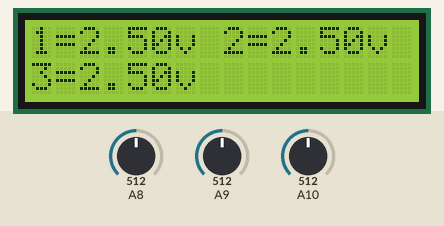
This sketch was run on a simulated Arduino Mega 2560, built with avr-gcc and run on an emulated ATmega2560. On the bench: 16×2 character LCD. Inputs (shaded band) come from the test bench; at power-on: A8 = 512, A9 = 512, A10 = 512. What the sketch prints to the serial monitor is not drawn.

Above: at 1.7 s.
1.8 s: A8 set to 716
At 4.0 s:
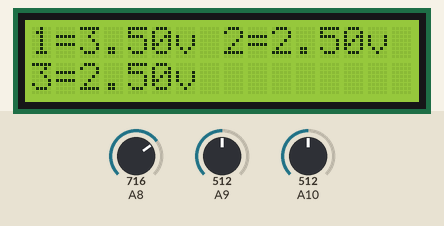
4.7 s: A9 set to 716
At 7.0 s:
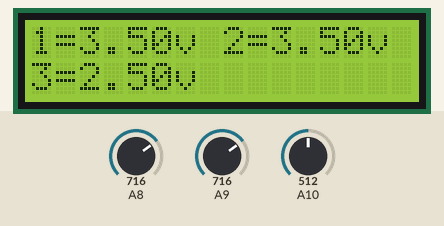
7.9 s: A10 set to 716
At 9.9 s:
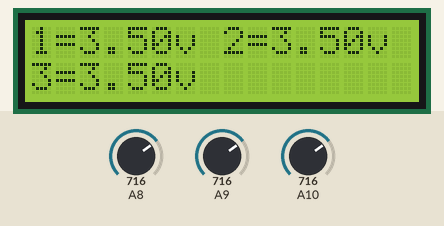
11.1 s: A8 set to 900
At 13.9 s:
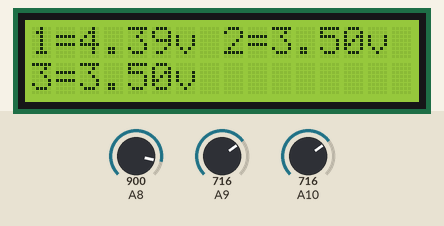
14.2 s: A9 set to 900
At 16.9 s:
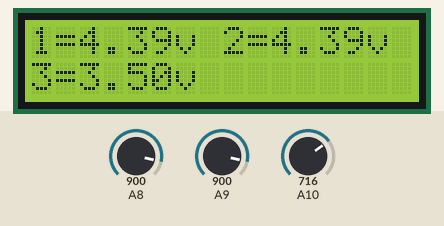
17.4 s: A10 set to 900
At 19.8 s:
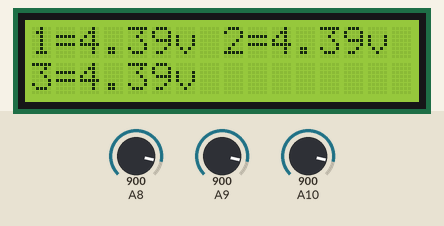
Timing chart, 0 to 21.3 s (numbered marks = the images above; inputs shaded):
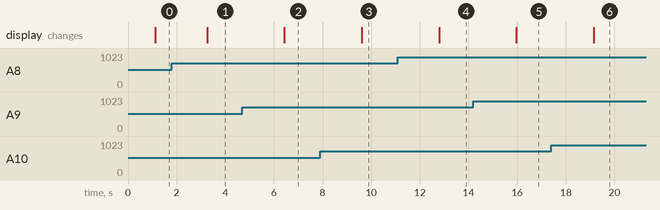

The sketch:

MEGA_1002.ino
```cpp
#include <Wire.h> // I2C程式庫
#include <LiquidCrystal_I2C.h> // LCD_I2C模組程式庫
#include <LiquidCrystal.h>

uint8_t readStatus = 0;
LiquidCrystal_I2C lcd(0x27, 16, 2);

unsigned long previousMillis = 0;        // will store last temp was read
const long interval = 2000;              // interval at which to read sensor

float digitalValue1, digitalValue2, digitalValue3, v1, v2, v3;
float sun1, sun2, sun3;
char state = 1;


void setup() {
  Serial.begin(9600);
  Serial2.begin(9600);
  Serial3.begin(9600);
  lcd.init();
  lcd.backlight();
  lcd.home();   //LCD歸零，清除所有內容
  lcd.clear();  //LCD歸零，清除所有內容
}

void loop() {
  digitalValue1 = analogRead(A8);// read the value from the analog channel
  v1 = (digitalValue1 * 5.00)/1024.00;
  sun1 = 125000.00*(125.00*(((v1/200.00*1000.00)-4.00)/1000.00));
  digitalValue2 = analogRead(A9);// read the value from the analog channel
  v2 = (digitalValue2 * 5.00)/1024.00;
  sun2 = 125000.00*(125.00*(((v2/200.00*1000.00)-4.00)/1000.00));
  digitalValue3 = analogRead(A10);  // read the value from the analog channel
  v3 = (digitalValue3 * 5.00)/1024.00;
  sun3 = 125000.00*(125.00*(((v2/200.00*1000.00)-4.00)/1000.00));

  //Serial3.println("Vo1=55&Lux1=5500&Vo2=505&Lux2=0055&Vo3=505&Lux3=505 \n");
  Serial3.println("Vo1="+String(v1,3)+"&Lux1="+String(sun1,3)+"&Vo2="+String(v2,3)+"&Lux2="+String(sun2,3)+"&Vo3="+String(v3,3)+"&Lux3="+String(sun3,3)+" \n");
  Serial.println("Vo1="+String(v1,3)+"&Lux1="+String(sun1,3)+"&Vo2="+String(v2,3)+"&Lux2="+String(sun2,3)+"&Vo3="+String(v3,3)+"&Lux3="+String(sun3,3)+" \n");
  delay(1000);

  lcd.setCursor(0, 0); // (colum, row)
  lcd.print("1=");lcd.print( float(v1), 2); lcd.print("v "); lcd.print("2=");lcd.print( float(v2), 2); lcd.print("v");
  lcd.setCursor(0, 1); // (colum, row)
  lcd.print("3=");lcd.print( float(v3), 2); lcd.print("v ");
}
```

Measured:
- after the input at 1.8 s, the display: changes after 1.5 s (image 1)
- after the input at 4.7 s, the display: changes after 1.7 s (image 2)
- after the input at 7.9 s, the display: changes after 1.7 s (image 3)
- after the input at 11.1 s, the display: changes after 1.7 s (image 4)
- after the input at 14.2 s, the display: changes after 1.8 s (image 5)
- after the input at 17.4 s, the display: changes after 1.8 s (image 6)
